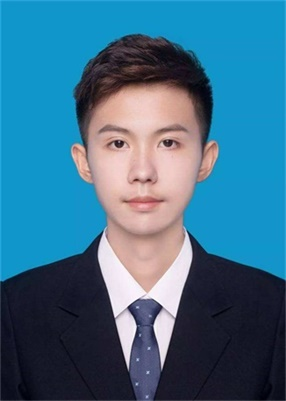
#> input picture test.jpg, 286 x 401 px
$ python blue_background.py
#> lines starting #> are read from the running program, lines starting #| are printed output that depends on the picture; after the words box and inside, x2 and y2 are one past the last pixel; in counts of white or black regions, pixels touching at a corner belong together
# 此程序名：blue_background.py
# 作者：guo-pu
# 功能：把证件照的底色替换成蓝色
# 输入：证件照图片
# 输出：以蓝色为底色的证件照
# 编写时间：2020-11-22


import cv2
import numpy as np

# 读取照片
img=cv2.imread('test.jpg') # 输入需要转换的图片名称
#> img is the input picture: shape (401, 286, 3); mean B, G, R 139, 111.2, 60.8

# 图像缩放——可选
# img = cv2.resize(img,None,fx=0.5,fy=0.5)

# 打印图片的信息————分辨率、图片通道
rows,cols,channels = img.shape
#> rows = 401; cols = 286; channels = 3
print(("图片分辨是：%s*%s  此图片是%s通道")%(rows,cols,channels))
#| 图片分辨是：401*286  此图片是3通道
cv2.imshow('img',img)

# 图片转换为灰度图
hsv = cv2.cvtColor(img,cv2.COLOR_BGR2HSV)
#> hsv: shape (401, 286, 3); mean H, S, V 93.6, 151.4, 147.2
cv2.imshow('hsv',hsv)

# 图片的二值化处理
lower_blue=np.array([85,70,70]) #[85,70,70]
upper_blue=np.array([110,255,255])
mask = cv2.inRange(hsv, lower_blue, upper_blue)
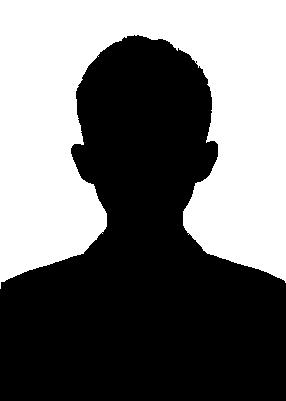
#> mask: shape (401, 286); 44.1% white; 1 white region, box (x1, y1, x2, y2) and area: (0, 0, 286, 289) 50615


# 先膨胀，再腐蚀
dilate=cv2.dilate(mask,None,iterations=1)
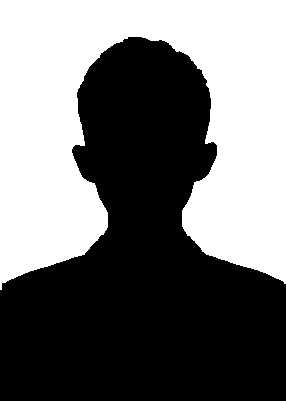
#> dilate: shape (401, 286); 45% white; 1 white region, box (x1, y1, x2, y2) and area: (0, 0, 286, 290) 51606
cv2.imshow('dilate',dilate)

erode=cv2.erode(dilate,None,iterations=1)
#> erode: shape (401, 286); 44.2% white; 1 white region, box (x1, y1, x2, y2) and area: (0, 0, 286, 289) 50638
cv2.imshow('erode',erode)

# 遍历替换
for i in range(rows):
  for j in range(cols):
    if erode[i,j]==255:
      img[i,j]=(219,142,67) #蓝色底部--此处替换颜色，为BGR通道，不是RGB通道
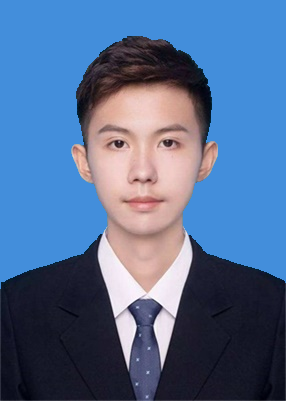
#> img: shape (401, 286, 3); mean B, G, R 147.2, 108.5, 82.1
cv2.imshow('res',img)

# 保存图片 可以以png、jpg、bmp方式保存，默认是以.png保存
s = cv2.imwrite('output_picture_blue.png',img)
if s > 0:
  print("图片底色替换为蓝色，并保存成功！！")

# 其他格式保存图片：
# s = cv2.imwrite('output_picture2.jpg',img)
# s = cv2.imwrite('output_picture3.bmp',img)


# 键盘上按下q键退出
k = cv2.waitKey(0)
#> (key Esc is pressed here)
if k =='q':
  cv2.destroyAllWindows()
